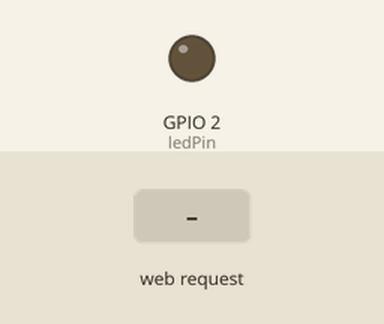
The sketch below on a simulated ESP32. On the bench: output pins drawn as LEDs (lit = HIGH). The test bench sets the inputs (shaded band). WiFi joins after 1.5 s; servers stay silent unless stated; what the sketch prints to the serial monitor is not drawn.

Above: at 3.2 s.
3.3 s: HTTP request GET /encender received
At 4.5 s:
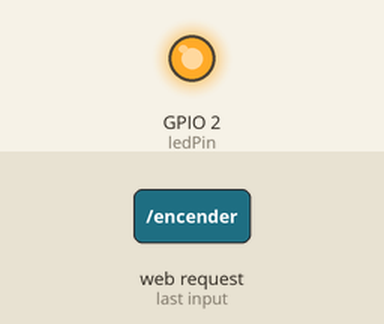
4.8 s: HTTP request GET /apagar received
At 5.6 s:
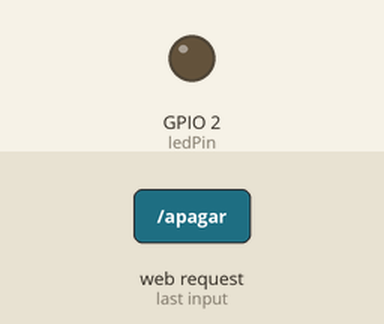
Timing chart, 0 to 7.8 s (numbered marks = the images above; inputs shaded):
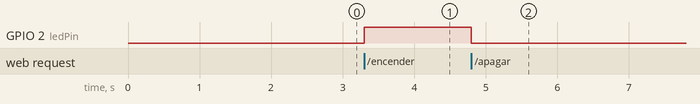

Measured:
- after the input at 3.3 s, GPIO 2 (ledPin): LOW → HIGH at once
- after the input at 4.8 s, GPIO 2 (ledPin): HIGH → LOW at once

The sketch:

SERVIDOR_ESP32_FOQUITO_LED.ino
```cpp
#include <WiFi.h>
#include <WebServer.h>

const char* ssid = "";
const char* password = "";
const int ledPin = 2;

WebServer server(80);

void setup() {
  Serial.begin(115200);
  pinMode(ledPin, OUTPUT);
  digitalWrite(ledPin, LOW);

  // Conectar a la red WiFi
  WiFi.begin(ssid, password);
  while (WiFi.status() != WL_CONNECTED) {
    delay(1000);
    Serial.println("Conectando a la red WiFi...");
  }

  Serial.println("Conexión WiFi establecida.");
  Serial.print("Dirección IP: ");
  Serial.println(WiFi.localIP());

  // Rutas para manejar las solicitudes HTTP
  server.on("/", HTTP_GET, []() {
    String content = "<h1>Bienvenido al ESP32 Web Server</h1>";
    content += "<p>Dirección IP del servidor: ";
    content += "<p>Control del LED:</p>";
    content += "<a href=\"/encender\"><button>Encender LED</button></a>&nbsp;";
    content += "<a href=\"/apagar\"><button>Apagar LED</button></a>";
    server.send(200, "text/html", content);
  });

  server.on("/encender", HTTP_GET, []() {
    digitalWrite(ledPin, HIGH);
    server.sendHeader("Location", "/");
    server.send(303);
  });

  server.on("/apagar", HTTP_GET, []() {
    digitalWrite(ledPin, LOW);
    server.sendHeader("Location", "/");
    server.send(303);
  });

  server.begin();
  Serial.println("Servidor HTTP iniciado.");
}

void loop() {
  server.handleClient();
}
```
